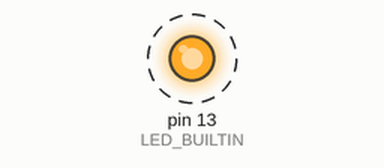
Simulated run of this sketch. Board: Arduino Uno, built with avr-gcc and run on an emulated ATmega328P. On the bench: output pins drawn as LEDs (lit = HIGH). Dashed ring = blinking. What the sketch prints to the serial monitor is not drawn.

Above: at 0.5 s.
Timing chart, 0 to 4.7 s (numbered marks = the images above):
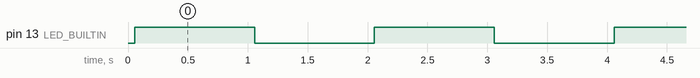

The sketch:

sketch.ino
```cpp
#include "headers.h"

// Simple test sketch for ATmega4809
// This sketch will work with both Arduino Uno and ATmega4809

void setup() {
  // Initialize main serial port
  Serial.begin(SERIAL_BAUD);

  // Initialize pins
  pinMode(LED_BUILTIN, OUTPUT);

  Serial.println("ATmega4809 Test Sketch");
  Serial.println("=====================");
  Serial.println("Built-in LED will blink every second");
  Serial.println("Serial communication is working!");
}

void loop() {
  // Blink the built-in LED
  digitalWrite(LED_BUILTIN, HIGH);
  delay(1000);
  digitalWrite(LED_BUILTIN, LOW);
  delay(1000);

  // Send a test message
  Serial.println("Hello from ATmega4809!");

  // Simulate sensor data (for testing the main application)
  Serial.print("$Voltage$ :");
  Serial.println("4.5");

  Serial.print("$TDS$ :");
  Serial.println("150");

  Serial.print("$Temp$ :");
  Serial.println("25.5");
} 
```

headers.h
```cpp
#ifndef HEADERS_H
#define HEADERS_H

// Pin definitions for BME63M001
#define TDS_RX_PIN 6
#define TDS_TX_PIN 7

// Pin definitions for SoftwareSerial
#define SERIAL_RX_PIN 10
#define SERIAL_TX_PIN 11

// Baud rates
#define SERIAL_BAUD 9600
#define SOFTWARE_SERIAL_BAUD 4800

// ATmega4809 Pin Definitions for MegaCoreX
// Digital Pins (can be used as INPUT or OUTPUT)
#define PIN_0  0   // Digital pin 0
#define PIN_1  1   // Digital pin 1
#define PIN_2  2   // Digital pin 2
#define PIN_3  3   // Digital pin 3
#define PIN_4  4   // Digital pin 4
#define PIN_5  5   // Digital pin 5
#define PIN_6  6   // Digital pin 6
#define PIN_7  7   // Digital pin 7
#define PIN_8  8   // Digital pin 8
#define PIN_9  9   // Digital pin 9
#define PIN_10 10  // Digital pin 10
#define PIN_11 11  // Digital pin 11
#define PIN_12 12  // Digital pin 12
#define PIN_13 13  // Digital pin 13 (built-in LED)

// Analog Pins (can be used as analog INPUT or digital INPUT/OUTPUT)
#define A0 14  // Analog pin 0
#define A1 15  // Analog pin 1
#define A2 16  // Analog pin 2
#define A3 17  // Analog pin 3
#define A4 18  // Analog pin 4
#define A5 19  // Analog pin 5
#define A6 20  // Analog pin 6
#define A7 21  // Analog pin 7

// Built-in LED (same as PIN_13)
#define LED_BUILTIN 13

// Common pin aliases for ATmega4809
#define LED_PIN 13      // Built-in LED
#define LED_Drive A5    // Example: Using A5 as LED drive pin

#endif 
```

Measured:
- by itself, pin 13 (LED_BUILTIN): alternates HIGH for 1.0 s and LOW for 1.0 s
